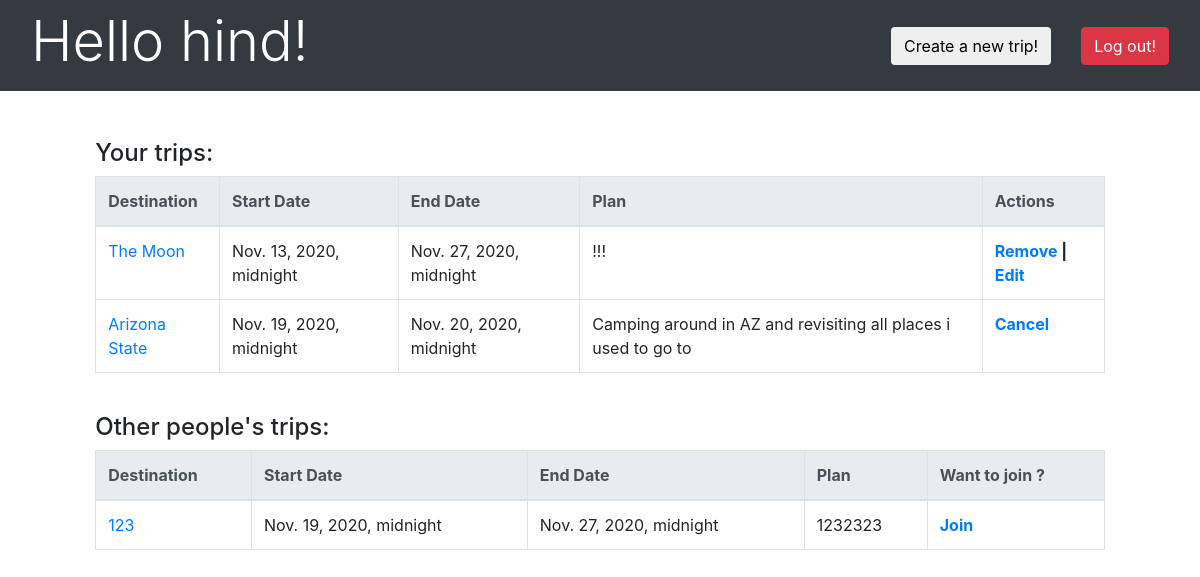
/trips (signed in), run on the app's committed database.
### app_one/models.py (models this page shows)
class User(models.Model):
    first_name = models.CharField(max_length=255)
    last_name = models.CharField(max_length=255)
    email = models.CharField(max_length=255)
    password = models.CharField(max_length=500)
    created_at = models.DateTimeField(auto_now_add = True)
    updated_at = models.DateTimeField(auto_now = True)
    objects = UserManager()

class Trip(models.Model):
    dest = models.CharField(max_length = 255)
    start_date = models.DateTimeField()
    end_date = models.DateTimeField()
    plan = models.TextField()
    user = models.ForeignKey(User, related_name = 'trips', on_delete = models.CASCADE)
    jointed_users = models.ManyToManyField(User, related_name = 'joined_trips')
    created_at = models.DateTimeField(auto_now_add = True)
    updated_at = models.DateTimeField(auto_now = True)
    objects = TripManager()

### app_one/views.py (the view)
# urls.py: path('trips', views.trips),
def trips(request):
    context = {
        'trips' : User.objects.get(id = request.session['userid']).trips.all(),
        'joined_trips' : User.objects.get(id = request.session['userid']).joined_trips.all(),
        'user' : User.objects.get(id = request.session['userid']),
        'all_users' : User.objects.all(),
    }
    return render(request, 'dashboard.html', context)

### app_one/templates/dashboard.html (shortened to what this page needs)
<!DOCTYPE html>
<html lang="en" dir="ltr">
  <head>
    <link rel="stylesheet" href="https://maxcdn.bootstrapcdn.com/bootstrap/4.0.0/css/bootstrap.min.css" >
    <link rel="stylesheet" href="https://maxcdn.bootstrapcdn.com/font-awesome/4.4.0/css/font-awesome.min.css">
  </head>
</head>
<body>
  <nav class="navbar navbar-dark bg-dark sticky-top">
    <div class="container-fluid">
      <div class="navbar-header">
        <h4 class="display-4" style="color:white" >Hello {{user.first_name}}!</h4>
      </div>
      <div class="row">
        <div class="col-sm-auto mx-auto">
          <a href="trips/new"><button class="btn">Create a new trip!</button></a>
        </div>
        <div class="col-sm-auto mx-auto">
            <a href="logout"><button class="btn btn-danger">Log out!</button></a>
        </div>
      </div>
    </div>
  </nav>
    <div class="container-fluid  p-5">
      <div class="row ">
        <div class="col-sm-11 mx-auto  pb-4">
          <h4>Your trips:</h4>
          <div class="table-responsive" >
            <table class="table border table-bordered">
              <thead class="thead-light">
                <tr>
                  <th>Destination</th>
                  <th>Start Date</th>
                  <th>End Date</th>
                  <th>Plan</th>
                  <th>Actions</th>
                </tr>
              </thead>
              <tbody>
                {% for trip in trips %}
                  <tr>
                    <td> <a href="/trips/{{trip.id}}"> {{trip.dest}}</a></td>
                    <td>{{trip.start_date}}</td>
                    <td>{{trip.end_date}}</td>
                    <td>{{trip.plan}}</td>
                    <th><a href="remove_trip/{{trip.id}}">Remove</a> | <a href="edit_trip/{{trip.id}}">Edit</a></th>
                  </tr>
                {% endfor %}
                {% for trip in joined_trips %}
                  <tr>
                    <td> <a href="/trips/{{trip.id}}"> {{trip.dest}}</a></td>
                    <td>{{trip.start_date}}</td>
                    <td>{{trip.end_date}}</td>
                    <td>{{trip.plan}}</td>
                    <th><a href="remove_joined_trip/{{trip.id}}">Cancel</a></th>
                  </tr>
                {% endfor %}
              </tbody>
            </table>
          </div>
        </div>
      </div>
      <div class="row ">
        <div class="col-sm-11 mx-auto  pb-4">
          <h4>Other people's trips:</h4>
          <div class="table-responsive" style="max-height:500px">
            <table class="table table-bordered">
              <thead class="thead-light">
                <tr>
                  <th>Destination</th>
                  <th>Start Date</th>
                  <th>End Date</th>
                  <th>Plan</th>
                  <th>Want to join ?</th>
                </tr>
              </thead>
              <tbody>
                {% for u in all_users %}
                  {% if u.id != user.id %}
                    {% for trip in u.trips.all %}
                      {% if trip not in joined_trips.all%}
                        <tr>
                          <td> <a href="/trips/{{trip.id}}"> {{trip.dest}}</a></td>
                          <td>{{trip.start_date}}</td>
                          <td>{{trip.end_date}}</td>
                          <td>{{trip.plan}}</td>
                          <th><a href="/join_trip/{{trip.id}}">Join</a></th>
                        </tr>
                      {% endif %}
                    {% endfor %}
                  {% endif %}
                {% endfor %}
              </tbody>
            </table>
          </div>
        </div>
      </div>
  </div>
  </body>
</html>

### data on the page
User: first_name "hind"
Trip: dest "The Moon", start_date "Nov. 13, 2020, midnight", end_date "Nov. 27, 2020, midnight", plan "!!!"
Trip: dest "Arizona State", start_date "Nov. 19, 2020, midnight", end_date "Nov. 20, 2020, midnight", plan "Camping around in AZ and revisiting all places i used to go to"
Trip: dest "123", start_date "Nov. 19, 2020, midnight", end_date "Nov. 27, 2020, midnight", plan "1232323"
